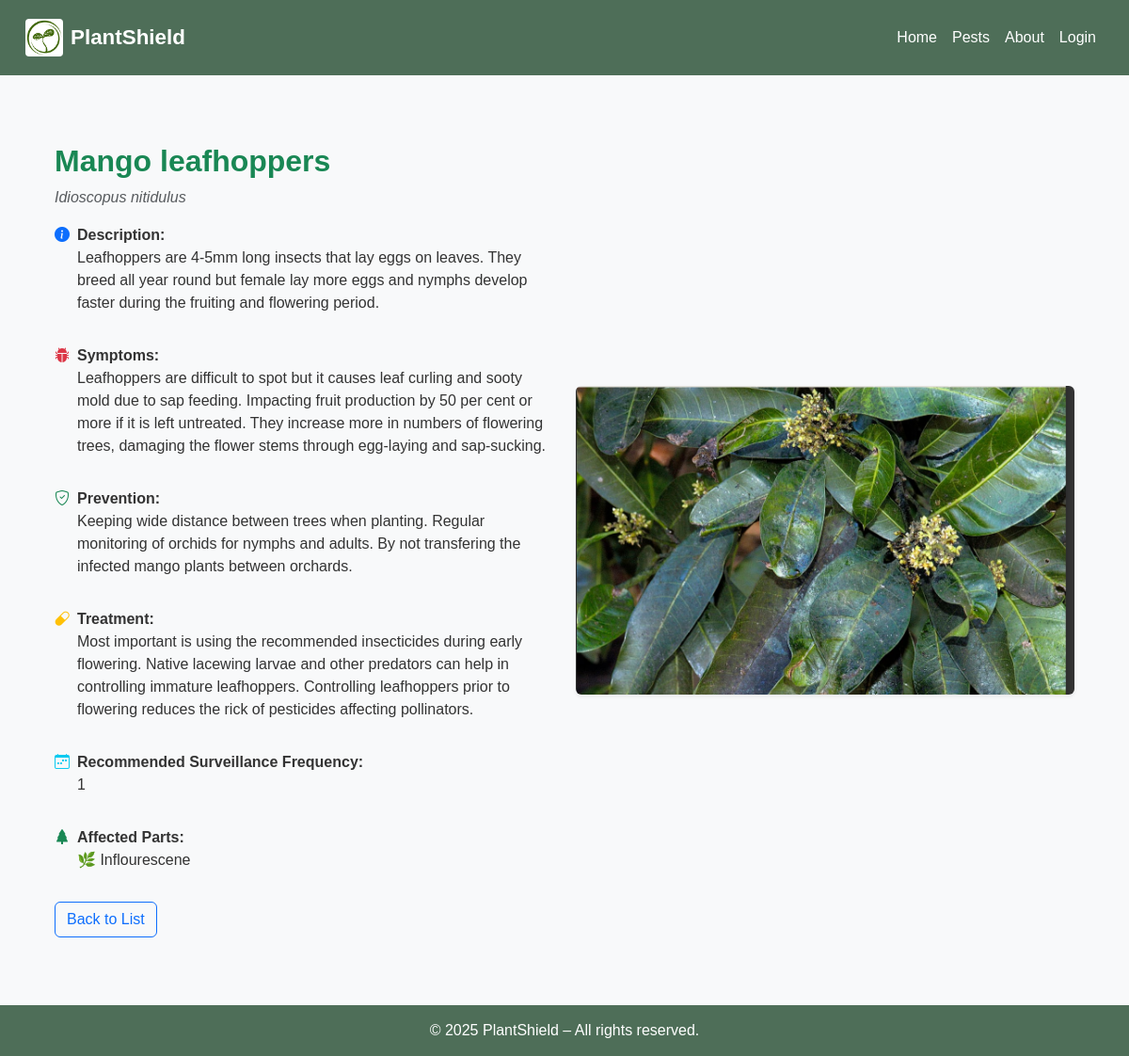
Page /pests/6/ on the committed database.
### pest_web/models.py (models this page shows, shortened)
class PestDisease(models.Model):
    identifier = models.IntegerField(
        null=False,
        blank=False,
        unique=True,
        default=1,
    )
    name = models.CharField(max_length=100)
    scientific_name = models.CharField(max_length=100)
    description = models.TextField(blank=True)
    image_url = models.CharField(blank=True, max_length=250)
    image_reference = models.TextField(blank=True)
    symptoms = models.TextField()
    prevention = models.TextField()
    treatment = models.TextField()
    affected_parts = models.ManyToManyField(PlantPart)  # Changed to ManyToMany as a pest can affect multiple parts
    recommended_frequency = models.CharField(max_length=100)
    plant_type = models.ForeignKey(PlantType, on_delete=models.SET_NULL, null=True, blank=True) # Using CharField for now, can be ForeignKey if you create PlantType model

class PlantPart(models.Model):
    name = models.CharField(max_length=100)
    description = models.TextField(blank=True)

### pest_web/views.py (the view)
# urls.py: re_path(r'^pests/(?P<pk>\d+)/s*$', PestDiseaseDetailView.as_view(), name='pest_detail'),
class PestDiseaseDetailView(DetailView):
    model = PestDisease
    template_name = 'pests/details.html'
    context_object_name = 'pest'

### pest_web/templates/pests/details.html (shortened to what this page needs)
{% extends "pests/base.html" %}
{% load static %}
{% block content %}
<section class="container my-5 pest-detail">
  <div class="row g-4 align-items-center">
    <div class="col-md-6">
      <h2 class="text-success fw-bold">{{ pest.name }}</h2>
      <p class="text-muted fst-italic">{{ pest.scientific_name }}</p>
      <div class="mb-3 d-flex align-items-start">
        <span class="me-2"><i class="bi bi-info-circle-fill text-primary"></i></span>
        <div>
          <strong>Description:</strong>
          <p>{{ pest.description }}</p>
        </div>
      </div>
      <div class="mb-3 d-flex align-items-start">
        <span class="me-2"><i class="bi bi-bug-fill text-danger"></i></span>
        <div>
          <strong>Symptoms:</strong>
          <p>{{ pest.symptoms }}</p>
        </div>
      </div>
      <div class="mb-3 d-flex align-items-start">
        <span class="me-2"><i class="bi bi-shield-check text-success"></i></span>
        <div>
          <strong>Prevention:</strong>
          <p>{{ pest.prevention }}</p>
        </div>
      </div>
      <div class="mb-3 d-flex align-items-start">
        <span class="me-2"><i class="bi bi-capsule text-warning"></i></span>
        <div>
          <strong>Treatment:</strong>
          <p>{{ pest.treatment }}</p>
        </div>
      </div>
      <div class="mb-3 d-flex align-items-start">
        <span class="me-2"><i class="bi bi-calendar-week text-info"></i></span>
        <div>
          <strong>Recommended Surveillance Frequency:</strong>
          <p>{{ pest.recommended_frequency }}</p>
        </div>
      </div>
      <div class="mb-3 d-flex align-items-start">
        <span class="me-2"><i class="bi bi-tree-fill text-success"></i></span>
        <div>
          <strong>Affected Parts:</strong>
          <ul class="list-unstyled mb-0">
            {% for part in pest.affected_parts.all %}
              <li>🌿 {{ part.name }}</li>
            {% endfor %}
          </ul>
        </div>
      </div>
      <a href="{% url 'pest_list' %}" class="btn btn-outline-primary mt-3">Back to List</a>
    </div>
    <div class="col-md-6 text-center">
      {% if pest.image_url %}
  <img src="{% static pest.image_url %}" alt="{{ pest.name }}" class="img-fluid rounded shadow-sm">
{% else %}
  <img src="{% static 'images/placeholder.png' %}" alt="No image" class="img-fluid rounded shadow-sm">
{% endif %}
    </div>
  </div>
</section>
{% endblock %}

### pest_web/static/css/style.css (style rules this page uses)
* { margin: 0; padding: 0; box-sizing: border-box; }
body { font-family: Arial, sans-serif; background-color: #f8f9fa; color: #333; }

### rows in the picture
PestDisease: name "Mango leafhoppers", scientific_name "Idioscopus nitidulus", description "Leafhoppers are 4-5mm long insects that lay eggs on leaves. They breed all year round but female lay more eggs and nymphs develop faster during the fruiting and flowering period.", symptoms "Leafhoppers are difficult to spot but it causes leaf curling and sooty mold due to sap feeding. Impacting fruit production by 50 per cent or more if it is left untreated. They increase more in numbers of flowering trees, damaging the flower stems through egg-laying and sap-sucking.", prevention "Keeping wide distance between trees when planting. Regular monitoring of orchids for nymphs and adults. By not transfering the infected mango plants between orchards.", treatment "Most important is using the recommended insecticides during early flowering. Native lacewing larvae and other predators can help in controlling immature leafhoppers. Controlling leafhoppers prior to flowering reduces the rick of pesticides affecting pollinators.", recommended_frequency "1", image_url (picture)
PlantPart: name "Inflourescene"
